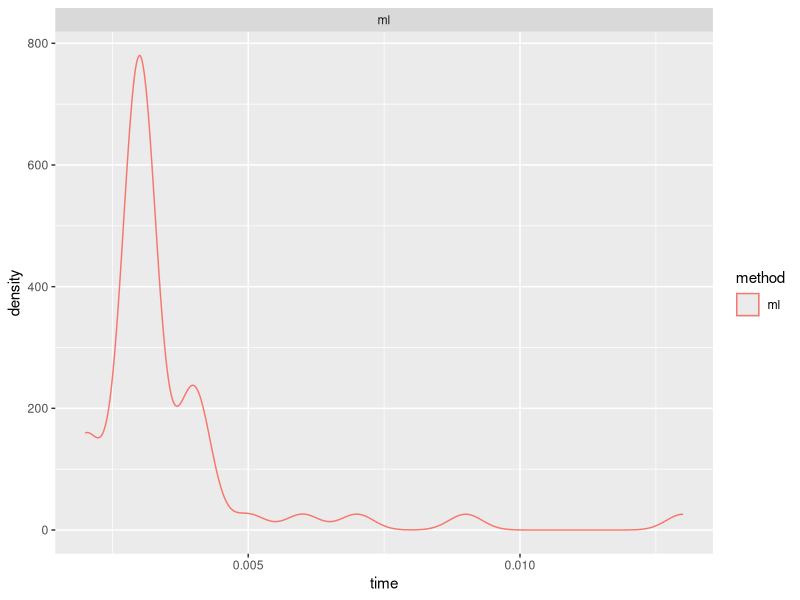
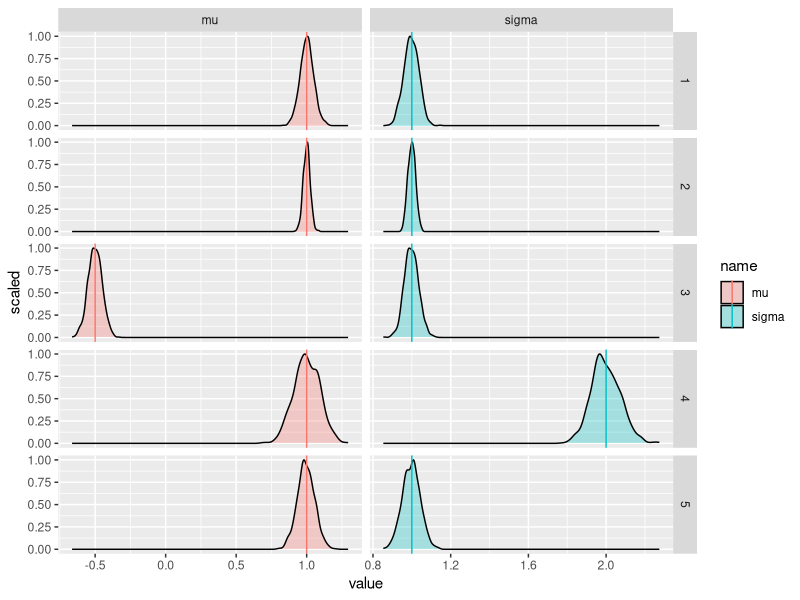
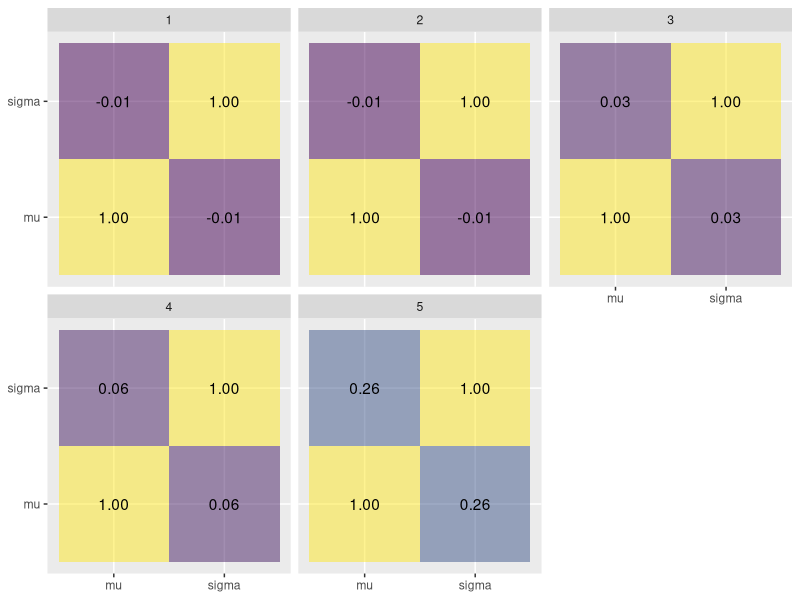

Source code (R) for these figures, in order:
## ---- chunk 1
library(tidyverse)
## ---- chunk 2
generate.data <- function(n, mu, sigma, n.breaks) {
  data <- hist(
    rnorm(n, mu, sigma),
    breaks = c(-Inf, seq(-3, 3, length.out = n.breaks), Inf),
    plot = FALSE
  )$counts
  return(data)
}
## ---- chunk 3
estimate.model.and.get.coefficients.ml <- function(data, n.breaks) {
  ptm <- proc.time()
  interval.censored.log.likelihood <- function(par) {
    mu <- par[1]
    sigma <- exp(par[2])
    ps <- pnorm(seq(-3, 3, length.out = n.breaks), mu, sigma)
    result <- sum(data * log(c(ps, 1) - c(0, ps)))
    return(result)
  }
  estimate <- optim(
    par = c(0, 0),
    fn = interval.censored.log.likelihood,
    control = list(fnscale = -1)
  )$par
  time <- proc.time() - ptm
  result <- c("mu"= estimate[1], "sigma" = exp(estimate[2]), "time" = time[[3]])
  return(result)
}
## ---- chunk 4
estimate.all.models.and.get.coefficients <- function(data, n.breaks) {
  result <- data.frame(
    method = c("ml"),
    rbind(
      estimate.model.and.get.coefficients.ml(data, n.breaks)
    )
  )
  return(result)
}
## ---- chunk 5
parameters <- tibble(
  parameter.set = seq(5),
  n = c(500, 2000, 500, 500, 500),
  mu = c(1, 1, -0.5, 1, 1),
  sigma = c(1, 1, 1, 2, 1),
  n.breaks = c(5, 5, 5, 5, 3)
)
parameters
## ---- chunk 6
estimated.parameters <- parameters %>%
  expand_grid(
    run = seq(10)
  ) %>%
  reframe(
    generate.data(
      n = n,
      mu = mu,
      sigma = sigma,
      n.breaks = n.breaks
    ) %>%
      estimate.all.models.and.get.coefficients(n.breaks = n.breaks),
    .by = c(parameter.set, run)
  )
estimated.parameters
## ---- chunk 7
# for (model.pairs in combn(unique(estimated.parameters$method), 2, simplify = FALSE)) {
#   cat("\n\n## ", model.pairs[[1]], " vs ", model.pairs[[2]], " {.tabset .tabset-pills}\n")
#   print(
#     ggplot(
#       mapping = aes(
#         x = !!sym(model.pairs[[1]]),
#         y = !!sym(model.pairs[[2]])
#       ),
#       data = estimated.parameters %>%
#         filter(method %in% model.pairs) %>%
#         select(-time) %>%
#         pivot_longer(c("intercept", "slope", "sd.error")) %>%
#         pivot_wider(names_from = "method"),
#         alpha = 0.1
#     ) +
#       geom_point() +
#       geom_smooth(
#         formula = y ~ x,
#         method = "lm",
#         col = "green"
#       ) +
#       geom_abline(
#         intercept = 0,
#         slope = 1
#       ) +
#       facet_grid(
#         cols = vars(name),
#         rows = vars(parameter.set),
#         scales = "free"
#       )
#   )
# }
## ---- chunk 8
estimated.parameters %>%
  group_by(parameter.set, method) %>%
  summarise(
    time = mean(time),
    .groups = "drop"
  ) %>%
  pivot_wider(
    values_from = time,
    names_from = method
  )
## ---- chunk 9
ggplot() +
  geom_density(
    mapping = aes(
      x = time,
      col = method
    ),
    data = estimated.parameters
  ) +
  facet_wrap(
    facets = ~ method,
    scales = "free_y"
  )
## ---- chunk 10
estimated.parameters <- parameters %>%
  expand_grid(
    run = seq(1000)
  ) %>%
  reframe(
    generate.data(
      n = n,
      mu = mu,
      sigma = sigma,
      n.breaks = n.breaks
    ) %>%
      estimate.model.and.get.coefficients.ml(n.breaks = n.breaks) %>%
      as_tibble_row(),
    .by = c(parameter.set, run)
  )
estimated.parameters
## ---- chunk 11
ggplot() +
  geom_density(
    mapping = aes(
      x = value,
      y = after_stat(scaled),
      fill = name
    ),
    data = estimated.parameters %>%
      pivot_longer(
        cols = c("mu", "sigma")
      ),
    alpha = 0.3
  ) +
  geom_vline(
    mapping = aes(
      xintercept = value,
      col = name
    ),
    data = parameters %>%
      pivot_longer(
        cols = c("mu", "sigma")
      )
  ) +
  facet_grid(
    cols = vars(name),
    rows = vars(parameter.set),
    scales = "free"
  )
## ---- chunk 12
ggplot(
  mapping = aes(
    x = parameter.1,
    y = parameter.2,
    fill = correlation,
    label = sprintf("%.2f", correlation)
  ),
  data = estimated.parameters %>%
    group_by(parameter.set) %>%
    reframe(
      expand_grid(
        parameter.1 = c("mu", "sigma"),
        parameter.2 = c("mu", "sigma")
      ),
      correlation = c(cor(data.frame(mu, sigma)))
    )
) +
  geom_tile(alpha = 0.5) +
  geom_text() +
  scale_fill_viridis_c() +
  guides(fill = "none") +
  labs(
    x = NULL,
    y = NULL
  ) +
  facet_wrap(
    facets = vars(parameter.set)
  )
